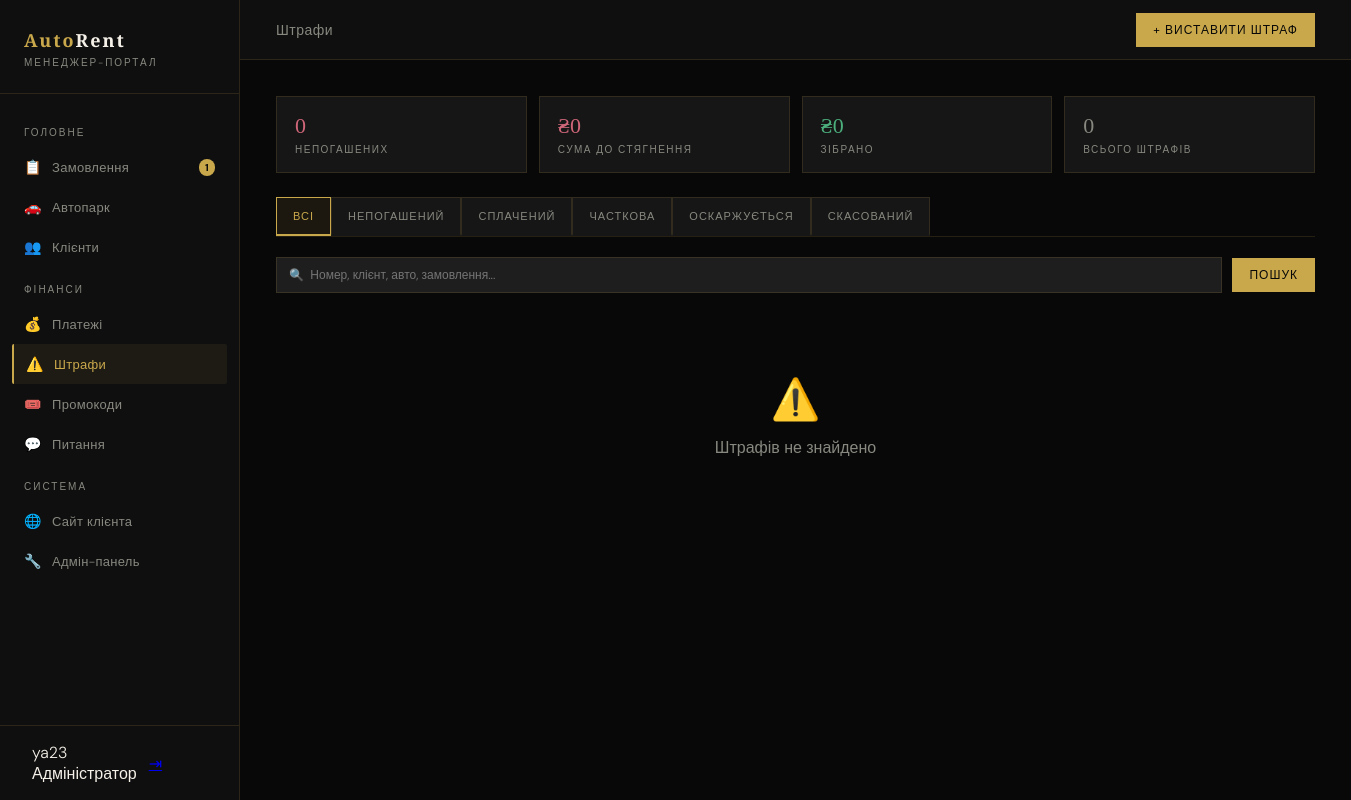
Page /manager/fines/ (signed in) on the earlier database version.
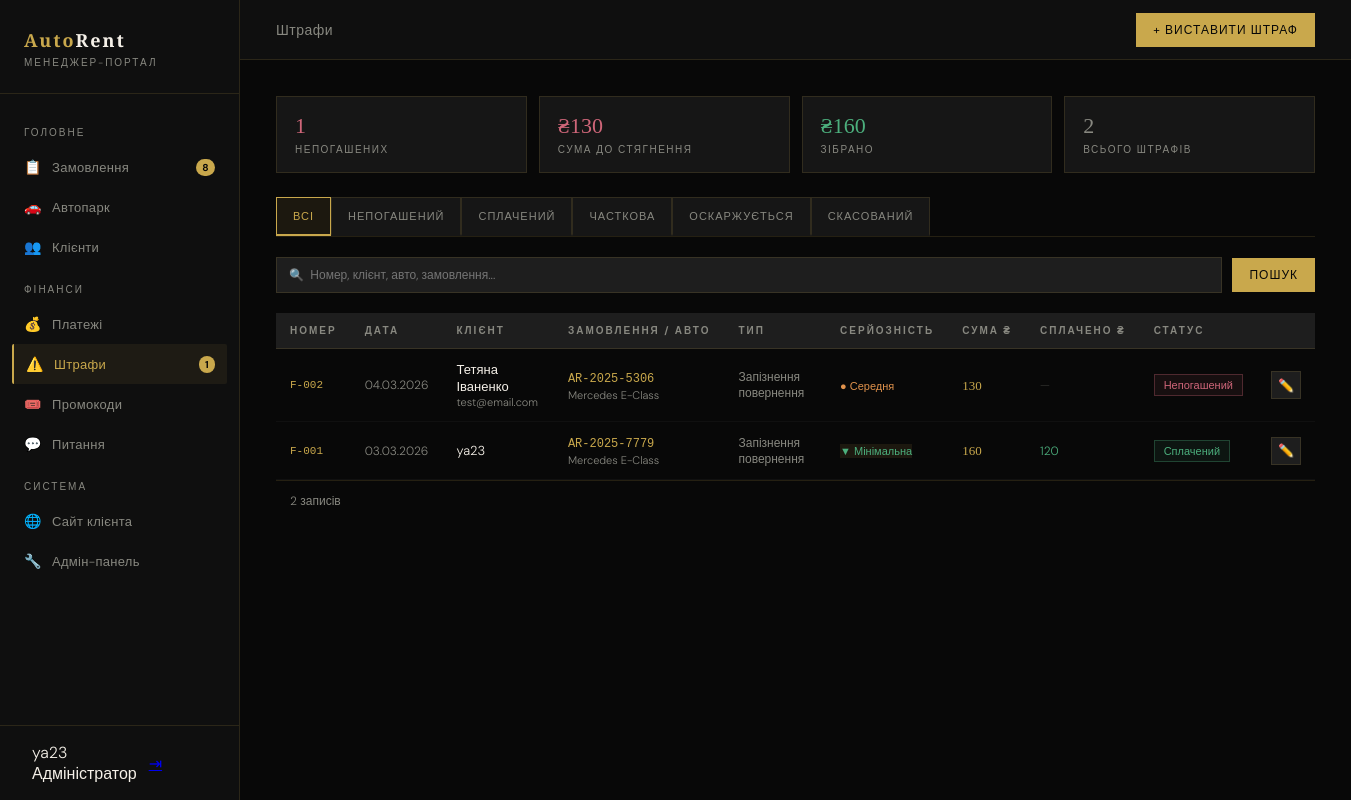
Same page on the later database version.
### core/models.py (models this page shows, shortened)
class Fine(models.Model):
    TYPES = [('late_return','Запізнення повернення'),('body_damage','Пошкодження кузову'),('interior_damage','Пошкодження салону'),('empty_tank','Неповний бак'),('accident','ДТП'),('traffic_fine','Штраф ДАІ'),('other','Інше')]
    SEVERITIES = [('low','Мінімальна'),('medium','Середня'),('high','Критична')]
    STATUSES = [('unpaid','Непогашений'),('paid','Сплачений'),('partial','Часткова'),('disputed','Оскаржується'),('waived','Скасований')]
    number = models.CharField('Номер', max_length=20, unique=True, blank=True)
    booking = models.ForeignKey(Booking, on_delete=models.CASCADE, related_name='fines')
    fine_type = models.CharField('Тип', max_length=30, choices=TYPES, default='other')
    severity = models.CharField('Серйозність', max_length=10, choices=SEVERITIES, default='medium')
    amount = models.DecimalField('Сума USD', max_digits=8, decimal_places=2)
    paid_amount = models.DecimalField('Сплачено USD', max_digits=8, decimal_places=2, default=0)
    status = models.CharField('Статус', max_length=10, choices=STATUSES, default='unpaid')
    description = models.TextField('Опис', blank=True)
    photo = models.ImageField('Фото', upload_to='fines/', blank=True, null=True)
    manager = models.ForeignKey(User, on_delete=models.SET_NULL, null=True, blank=True, related_name='issued_fines')
    created_at = models.DateTimeField(auto_now_add=True)
    class Meta:
        verbose_name = 'Штраф'
        verbose_name_plural = 'Штрафи'
        ordering = ['-created_at']

class Booking(models.Model):
    STATUSES = [('pending','Очікує'),('awaiting_payment','Очікує оплати'),('paid','Оплачено'),('active','Активне'),('completed','Завершено'),('cancelled','Скасовано')]
    TARIFFS = [('base','Base (зі заставою)'),('prime','Prime (без застави)')]
    PAYMENTS = [('card','Картка'),('cash','Готівка'),('bank','Безготівковий')]
    PICKUPS = [('office','Офіс, вул. Клочківська, 94а'),('airport','Аеропорт «Харків»'),('station','Залізничний вокзал'),('delivery','Доставка по місту'),('delivery_out','Доставка за місто')]
    number = models.CharField('Номер', max_length=20, unique=True, blank=True)
    user = models.ForeignKey(User, on_delete=models.CASCADE, related_name='bookings')
    car = models.ForeignKey(Car, on_delete=models.CASCADE, related_name='bookings')
    date_from = models.DateField('Від')
    date_to = models.DateField('До')
    time_from = models.TimeField('Час отримання', default='10:00')
    time_to   = models.TimeField('Час повернення', default='10:00')
    pickup_location    = models.CharField('Місце отримання', max_length=20, choices=PICKUPS, default='office')
    delivery_address   = models.CharField('Адреса доставки', max_length=255, blank=True)
    return_location    = models.CharField('Місце повернення', max_length=20, choices=PICKUPS, default='office')
    return_address     = models.CharField('Адреса повернення', max_length=255, blank=True)
    tariff = models.CharField('Тариф', max_length=10, choices=TARIFFS, default='base')
    payment_method = models.CharField('Оплата', max_length=10, choices=PAYMENTS, default='card')
    status = models.CharField('Статус', max_length=20, choices=STATUSES, default='pending')
    extra_gps = models.BooleanField('GPS', default=False)
    extra_child_seat = models.BooleanField('Дитяче крісло', default=False)
    extra_wifi = models.BooleanField('Wi-Fi', default=False)
    extra_driver = models.BooleanField('Доп. водій', default=False)
    extra_tire = models.BooleanField('Захист шин', default=False)
    extra_green_card = models.BooleanField('Зелена картка', default=False)
    total_price = models.DecimalField('Сума USD', max_digits=10, decimal_places=2, default=0)
    deposit_amount = models.DecimalField('Застава USD', max_digits=10, decimal_places=2, default=0)
    SOURCES = [('web','Сайт (повна форма)'),('quick','Швидке замовлення'),('manager','Менеджер')]
    manager_note = models.TextField('Нотатка', blank=True)
    source = models.CharField('Джерело', max_length=20, choices=SOURCES, default='web')
    promo_code = models.CharField('Промокод', max_length=50, blank=True)
    created_at = models.DateTimeField(auto_now_add=True)
    updated_at = models.DateTimeField(auto_now=True)
    class Meta:
        verbose_name = 'Замовлення'
        verbose_name_plural = 'Замовлення'
        ordering = ['-created_at']

class Car(models.Model):
    CAR_CLASSES = [('economy','Економ'),('comfort','Комфорт'),('business','Бізнес'),('vip','VIP'),('crossover','Кросовер'),('minivan','Мінівен'),('electric','Електро')]
    FUELS = [('petrol','Бензин'),('diesel','Дизель'),('electric','Електро'),('hybrid','Гібрид')]
    STATUSES = [('free','Вільний'),('rented','У прокаті'),('service','На ТО'),('broken','Несправний')]
    brand = models.CharField('Марка', max_length=50)
    model = models.CharField('Модель', max_length=100)
    year = models.IntegerField('Рік', default=2023)
    car_class = models.CharField('Клас', max_length=20, choices=CAR_CLASSES, default='comfort')
    fuel = models.CharField('Паливо', max_length=20, choices=FUELS, default='petrol')
    transmission = models.CharField('КПП', max_length=30, default='Автомат')
    seats = models.IntegerField('Місць', default=5)
    engine = models.CharField('Двигун', max_length=40, blank=True)
    drive = models.CharField('Привід', max_length=20, default='Передній')
    color = models.CharField('Колір', max_length=30, default='Чорний')
    plate = models.CharField('Держ. номер', max_length=20, unique=True)
    mileage = models.IntegerField('Пробіг км', default=0)
    price_base = models.DecimalField('Base USD/доба', max_digits=8, decimal_places=2, default=50)
    price_prime = models.DecimalField('Prime USD/доба', max_digits=8, decimal_places=2, default=70)
    deposit = models.DecimalField('Застава USD', max_digits=8, decimal_places=2, default=1500)
    status = models.CharField('Статус', max_length=20, choices=STATUSES, default='free')
    next_service = models.DateField('Наступне ТО', null=True, blank=True)
    description = models.TextField('Опис', blank=True)
    features = models.TextField('Особливості (через кому)', blank=True)
    image = models.ImageField('Фото', upload_to='cars/', blank=True, null=True)
    emoji = models.CharField('Емодзі', max_length=8, default='🚗')
    is_featured = models.BooleanField('На головній', default=False)
    is_popular  = models.BooleanField('Популярний', default=False)
    created_at = models.DateTimeField(auto_now_add=True)
    class Meta:
        verbose_name = 'Автомобіль'
        verbose_name_plural = 'Автомобілі'
        ordering = ['car_class', 'brand']

### manager_portal/views.py (the view, shortened to what this page needs)
# urls.py: path('fines/', views.fines, name='manager_fines'),
@manager_req
def fines(request):
    from django.db.models import Q, Sum
    qs = Fine.objects.select_related('booking__user','booking__car').order_by('-created_at')
    sf  = request.GET.get('status','')
    q   = request.GET.get('q','')
    if sf: qs = qs.filter(status=sf)
    stats = {
        'unpaid_count':  Fine.objects.filter(status='unpaid').count(),
        'unpaid_amount': Fine.objects.filter(status='unpaid').aggregate(t=Sum('amount'))['t'] or 0,
        'paid_amount':   Fine.objects.filter(status='paid').aggregate(t=Sum('amount'))['t'] or 0,
        'total':         Fine.objects.count(),
    }
    bookings_for_form = Booking.objects.select_related('user','car').filter(
        status__in=['active','completed','paid']
    ).order_by('-created_at')[:100]
    return render(request, 'manager/fines.html', {
        'fines': qs, 'stats': stats, 'sf': sf,
        'fine_statuses': Fine.STATUSES, 'fine_types': Fine.TYPES,
        'severities': Fine.SEVERITIES,
        'bookings_for_form': bookings_for_form,
    })

### manager_portal/context_processors.py (called while the page is built)
def manager_context(request):
    if not request.user.is_authenticated or not request.user.is_staff:
        return {}
    return {
        'pending_count': Booking.objects.filter(status='pending').count(),
        'unpaid_fines': Fine.objects.filter(status='unpaid').count(),
    }

### manager_portal/views.py (called while the page is built)
def is_manager(user):
    return user.is_authenticated and (user.is_staff or user.is_superuser)

### templates/manager/fines.html (shortened to what this page needs)
{% extends 'manager/base_manager.html' %}
{% block main_content %}
<div class="topbar">
  <div class="topbar-title">Штрафи</div>
  <button class="tb-btn primary" onclick="openAdd()">+ Виставити штраф</button>
</div>
<div class="content">
  <div class="stats-row">
    <div class="stat-card"><div class="stat-val red">{{ stats.unpaid_count }}</div><div class="stat-lbl">Непогашених</div></div>
    <div class="stat-card"><div class="stat-val red">₴{{ stats.unpaid_amount|floatformat:0 }}</div><div class="stat-lbl">Сума до стягнення</div></div>
    <div class="stat-card"><div class="stat-val grn">₴{{ stats.paid_amount|floatformat:0 }}</div><div class="stat-lbl">Зібрано</div></div>
    <div class="stat-card"><div class="stat-val gray">{{ stats.total }}</div><div class="stat-lbl">Всього штрафів</div></div>
  </div>
  <div class="status-tabs">
    <a class="stab {% if not sf %}active{% endif %}" href="{% url 'manager_fines' %}{% if request.GET.q %}?q={{ request.GET.q }}{% endif %}">Всі</a>
    {% for val, label in fine_statuses %}
    <a class="stab {% if sf == val %}active{% endif %}" href="?status={{ val }}{% if request.GET.q %}&q={{ request.GET.q }}{% endif %}">{{ label }}</a>
    {% endfor %}
  </div>
  <form method="get">
    <div class="filter-bar">
      <input type="text" name="q" value="{{ request.GET.q }}" placeholder="🔍  Номер, клієнт, авто, замовлення...">
      <button type="submit" class="tb-btn primary">Пошук</button>
    </div>
  </form>
  <div style="overflow-x:auto;">
  {% if fines %}
  <table class="ft">
    <thead>
      <tr><th>Номер</th><th>Дата</th><th>Клієнт</th><th>Замовлення / Авто</th><th>Тип</th><th>Серйозність</th><th>Сума ₴</th><th>Сплачено ₴</th><th>Статус</th><th></th></tr>
    </thead>
    <tbody>
      {% for f in fines %}
      <tr>
        <td style="font-family:monospace;font-size:11px;color:var(--gold);">{{ f.number }}</td>
        <td style="font-size:12px;white-space:nowrap;">{{ f.created_at|date:"d.m.Y" }}</td>
        <td>
          <div class="hl">{{ f.booking.user.get_full_name|default:f.booking.user.username }}</div>
          <div style="font-size:11px;">{{ f.booking.user.email }}</div>
        </td>
        <td>
          <a href="{% url 'manager_bookings' %}?q={{ f.booking.number }}" style="color:var(--gold);text-decoration:none;font-size:12px;font-family:monospace;">{{ f.booking.number }}</a>
          <div style="font-size:11px;margin-top:2px;">{{ f.booking.car.brand }} {{ f.booking.car.model }}</div>
        </td>
        <td style="font-size:12px;">{{ f.get_fine_type_display }}</td>
        <td><span class="sev-{{ f.severity }}">{% if f.severity == 'low' %}▼ Мінімальна{% elif f.severity == 'medium' %}● Середня{% else %}▲ Критична{% endif %}</span></td>
        <td><span class="gld">{{ f.amount|floatformat:0 }}</span></td>
        <td style="font-size:12px;">{% if f.paid_amount > 0 %}<span style="color:#4caf7d;">{{ f.paid_amount|floatformat:0 }}</span>{% else %}<span style="opacity:.3;">—</span>{% endif %}</td>
        <td><span class="sp sp-{{ f.status }}">{{ f.get_status_display }}</span></td>
        <td>
          <div class="act">
            <button class="abt" title="Деталі / Редагувати" onclick="openFine({{ f.pk }})">✏️</button>
          </div>
        </td>
      </tr>
      {% endfor %}
    </tbody>
  </table>
  <div style="padding:12px 14px;font-size:12px;color:var(--gray);border-top:1px solid var(--border);">{{ fines|length }} записів</div>
  {% else %}
  <div style="padding:60px;text-align:center;color:var(--gray);"><div style="font-size:40px;margin-bottom:12px;">⚠️</div><div>Штрафів не знайдено</div></div>
  {% endif %}
  </div>
</div>
{% endblock %}

### templates/manager/base_manager.html (shortened to what this page needs)
{% load static %}<!DOCTYPE html>
<html lang="uk">
<head>
<link rel="stylesheet" href="{% static 'css/manager.css' %}?v=3">
</head>
<body>
<aside class="sidebar">
  <div class="sidebar-logo">
    <div class="logo-mark">Auto<span>Rent</span></div>
    <div class="logo-sub">Менеджер-портал</div>
  </div>
  <nav class="sidebar-nav">
    <div class="nav-section-label">Головне</div>
    <a class="nav-item {% if 'booking' in request.resolver_match.url_name|default:'' %}active{% endif %}" href="{% url 'manager_bookings' %}">
      <span class="nav-icon">📋</span> Замовлення
      {% if pending_count %}<span class="nav-badge">{{ pending_count }}</span>{% endif %}
    </a>
    <a class="nav-item {% if request.resolver_match.url_name in 'manager_cars,manager_car_edit,manager_car_add' %}active{% endif %}" href="{% url 'manager_cars' %}">
      <span class="nav-icon">🚗</span> Автопарк
    </a>
    <a class="nav-item {% if 'client' in request.resolver_match.url_name|default:'' %}active{% endif %}" href="{% url 'manager_clients' %}">
      <span class="nav-icon">👥</span> Клієнти
    </a>
    <div class="nav-section-label">Фінанси</div>
    <a class="nav-item {% if request.resolver_match.url_name == 'manager_payments' %}active{% endif %}" href="{% url 'manager_payments' %}">
      <span class="nav-icon">💰</span> Платежі
    </a>
    <a class="nav-item {% if 'fine' in request.resolver_match.url_name|default:'' %}active{% endif %}" href="{% url 'manager_fines' %}">
      <span class="nav-icon">⚠️</span> Штрафи
      {% if unpaid_fines %}<span class="nav-badge">{{ unpaid_fines }}</span>{% endif %}
    </a>
    <a class="nav-item {% if request.resolver_match.url_name == 'manager_promos' %}active{% endif %}" href="{% url 'manager_promos' %}">
      <span class="nav-icon">🎟️</span> Промокоди
    </a>
    <a class="nav-item {% if request.resolver_match.url_name == 'manager_inquiries' %}active{% endif %}" href="{% url 'manager_inquiries' %}">
      <span class="nav-icon">💬</span> Питання
    </a>
    <div class="nav-section-label">Система</div>
    <a class="nav-item" href="{% url 'index' %}">
      <span class="nav-icon">🌐</span> Сайт клієнта
    </a>
    <a class="nav-item" href="/admin/">
      <span class="nav-icon">🔧</span> Адмін-панель
    </a>
  </nav>
  <div class="sidebar-user">
    <div>
      <div class="user-name">{{ user.get_full_name|default:user.username }}</div>
      <div class="user-role">{% if user.is_superuser %}Адміністратор{% else %}Менеджер{% endif %}</div>
    </div>
    <a href="{% url 'logout' %}" class="user-logout" title="Вийти">⇥</a>
  </div>
</aside>
<div class="main-content">
  {% block main_content %}{% endblock %}
</div>
</body>
</html>

Differences in the rows shown:
added Fine: number "F-002", created_at "04.03.2026", booking.user.get_full_name "Тетяна Іваненко", booking.user.email "test@email.com", booking.number "AR-2025-5306", booking.car.brand "Mercedes", booking.car.model "E-Class", fine_type "Запізнення повернення", severity "● Середня", amount "130", status "Непогашений"
added Fine: number "F-001", created_at "03.03.2026", booking.user.get_full_name "ya23", booking.number "AR-2025-7779", booking.car.brand "Mercedes", booking.car.model "E-Class", fine_type "Запізнення повернення", severity "▼ Мінімальна", amount "160", paid_amount "120", status "Сплачений"
Other differences:
{{ pending_count }}: "1" → "8"
{{ unpaid_fines }}: (not shown) → "1"
{{ stats.unpaid_count }}: "0" → "1"
{{ stats.unpaid_amount|floatformat:0 }}: "0" → "130"
{{ stats.paid_amount|floatformat:0 }}: "0" → "160"
{{ stats.total }}: "0" → "2"
{{ fines|length }}: (not shown) → "2"
text no longer shown: "⚠️ Штрафів не знайдено"
text now shown: "НОМЕР ДАТА КЛІЄНТ ЗАМОВЛЕННЯ / АВТО ТИП СЕРЙОЗНІСТЬ СУМА ₴ СПЛАЧЕНО ₴ СТАТУС записів"
